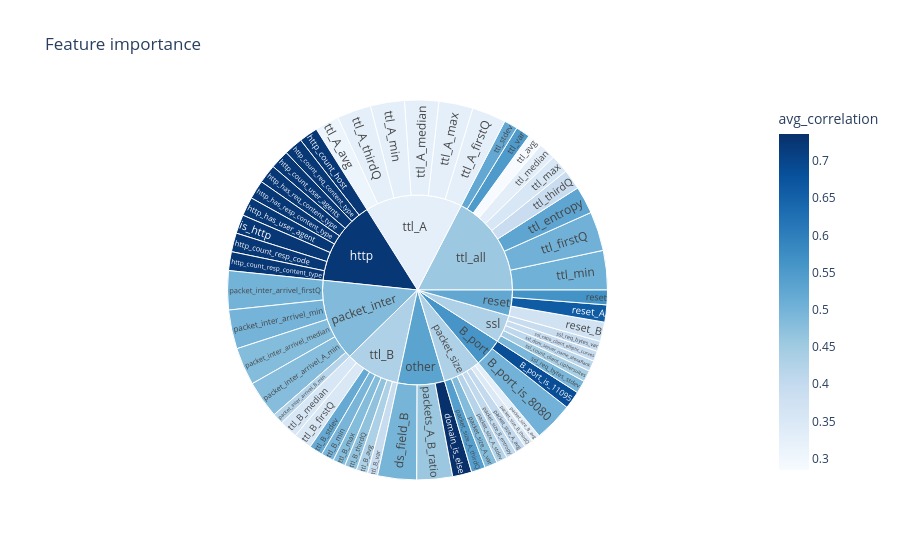

Notebook source saved alongside this figure:
### Code cell
import plotly.express as px
fig_corr = px.sunburst(
    features_mostCorrelated_analysis, 
    path=['group', features_mostCorrelated_analysis.index], 
    values='correlation_sum',
    color='avg_correlation', color_continuous_scale='Blues',
    title='Feature importance'
    )
fig_corr.show()

### Figure 1 — Plotly figure (JSON) as saved in the notebook; plotly's stock layout.template omitted (floating-point values rounded to 4 significant figures)
{"data": [{"branchvalues": "total", "customdata": [[0.6872], [0.5026], [0.7364], [0.4985], [0.7251], [0.7251], [0.7249], [0.7249], [0.7251], [0.7251], [0.7251], [0.7251], [0.7251], [0.4804], [0.4214], [0.5002], [0.4832], [0.4994], [0.4028], [0.4199], [0.5404], [0.4842], [0.3255], [0.405], [0.3492], [0.4578], [0.5655], [0.6609], [0.3724], [0.44], [0.4105], [0.3935], [0.4934], [0.3929], [0.3085], [0.3275], [0.3275], [0.3275], [0.3275], [0.3275], [0.4341], [0.3515], [0.4828], [0.3544], [0.4961], [0.518], [0.4699], [0.3934], [0.2845], [0.5289], [0.5034], [0.3544], [0.3293], [0.5047], [0.5224], [0.3888], [0.5501], [0.5604], [0.725], [0.5316], [0.4863], [0.4294], [0.5245], [0.4294], [0.3252], [0.4303], [0.4565]], "domain": {"x": [0, 1], "y": [0, 1]}, "hovertemplate": "labels=%{label}<br>correlation_sum=%{value}<br>parent=%{parent}<br>id=%{id}<br>avg_correlation=%{color}<extra></extra>", "ids": ["B_port/B_port_is_11095", "B_port/B_port_is_8080", "other/domain_is_else", "other/ds_field_B", "http/http_count_host", "http/http_count_req_content_type", "http/http_count_resp_code", "http/http_count_resp_content_type", "http/http_count_user_agents", "http/http_has_req_content_type", "http/http_has_resp_content_type", "http/http_has_user_agent", "http/is_http", "packet_inter/packet_inter_arrivel_A_min", "packet_inter/packet_inter_arrivel_B_min", "packet_inter/packet_inter_arrivel_firstQ", "packet_inter/packet_inter_arrivel_median", "packet_inter/packet_inter_arrivel_min", "packet_size/packet_size_A_avg", "packet_size/packet_size_A_stdev", "packet_size/packet_size_A_thirdQ", "packet_size/packet_size_A_var", "packet_size/packet_size_B_avg", "packet_size/packet_size_B_entropy", "packet_size/packet_size_B_thirdQ", "other/packets_A_B_ratio", "reset/reset", "reset/reset_A", "reset/reset_B", "ssl/ssl_count_client_ciphersuites", "ssl/ssl_dom_server_name_alexaRank", "ssl/ssl_ratio_client_elliptic_curves", "ssl/ssl_req_bytes_stdev", "ssl/ssl_req_bytes_var", "ttl_A/ttl_A_avg", "ttl_A/ttl_A_firstQ", "ttl_A/ttl_A_max", "ttl_A/ttl_A_median", "ttl_A/ttl_A_min", "ttl_A/ttl_A_thirdQ", "ttl_B/ttl_B_avg", "ttl_B/ttl_B_firstQ", "ttl_B/ttl_B_max", "ttl_B/ttl_B_median", "ttl_B/ttl_B_min", "ttl_B/ttl_B_stdev", "ttl_B/ttl_B_thirdQ", "ttl_B/ttl_B_var", "ttl_all/ttl_avg", "ttl_all/ttl_entropy", "ttl_all/ttl_firstQ", "ttl_all/ttl_max", "ttl_all/ttl_median", "ttl_all/ttl_min", "ttl_all/ttl_stdev", "ttl_all/ttl_thirdQ", "ttl_all/ttl_var", "B_port", "http", "other", "packet_inter", "packet_size", "reset", "ssl", "ttl_A", "ttl_B", "ttl_all"], "labels": ["B_port_is_11095", "B_port_is_8080", "domain_is_else", "ds_field_B", "http_count_host", "http_count_req_content_type", "http_count_resp_code", "http_count_resp_content_type", "http_count_user_agents", "http_has_req_content_type", "http_has_resp_content_type", "http_has_user_agent", "is_http", "packet_inter_arrivel_A_min", "packet_inter_arrivel_B_min", "packet_inter_arrivel_firstQ", "packet_inter_arrivel_median", "packet_inter_arrivel_min", "packet_size_A_avg", "packet_size_A_stdev", "packet_size_A_thirdQ", "packet_size_A_var", "packet_size_B_avg", "packet_size_B_entropy", "packet_size_B_thirdQ", "packets_A_B_ratio", "reset", "reset_A", "reset_B", "ssl_count_client_ciphersuites", "ssl_dom_server_name_alexaRank", "ssl_ratio_client_elliptic_curves", "ssl_req_bytes_stdev", "ssl_req_bytes_var", "ttl_A_avg", "ttl_A_firstQ", "ttl_A_max", "ttl_A_median", "ttl_A_min", "ttl_A_thirdQ", "ttl_B_avg", "ttl_B_firstQ", "ttl_B_max", "ttl_B_median", "ttl_B_min", "ttl_B_stdev", "ttl_B_thirdQ", "ttl_B_var", "ttl_avg", "ttl_entropy", "ttl_firstQ", "ttl_max", "ttl_median", "ttl_min", "ttl_stdev", "ttl_thirdQ", "ttl_var", "B_port", "http", "other", "packet_inter", "packet_size", "reset", "ssl", "ttl_A", "ttl_B", "ttl_all"], "marker": {"coloraxis": "coloraxis", "colors": [0.6872, 0.5026, 0.7364, 0.4985, 0.7251, 0.7251, 0.7249, 0.7249, 0.7251, 0.7251, 0.7251, 0.7251, 0.7251, 0.4804, 0.4214, 0.5002, 0.4832, 0.4994, 0.4028, 0.4199, 0.5404, 0.4842, 0.3255, 0.405, 0.3492, 0.4578, 0.5655, 0.6609, 0.3724, 0.44, 0.4105, 0.3935, 0.4934, 0.3929, 0.3085, 0.3275, 0.3275, 0.3275, 0.3275, 0.3275, 0.4341, 0.3515, 0.4828, 0.3544, 0.4961, 0.518, 0.4699, 0.3934, 0.2845, 0.5289, 0.5034, 0.3544, 0.3293, 0.5047, 0.5224, 0.3888, 0.5501, 0.5604, 0.725, 0.5316, 0.4863, 0.4294, 0.5245, 0.4294, 0.3252, 0.4303, 0.4565]}, "name": "", "parents": ["B_port", "B_port", "other", "other", "http", "http", "http", "http", "http", "http", "http", "http", "http", "packet_inter", "packet_inter", "packet_inter", "packet_inter", "packet_inter", "packet_size", "packet_size", "packet_size", "packet_size", "packet_size", "packet_size", "packet_size", "other", "reset", "reset", "reset", "ssl", "ssl", "ssl", "ssl", "ssl", "ttl_A", "ttl_A", "ttl_A", "ttl_A", "ttl_A", "ttl_A", "ttl_B", "ttl_B", "ttl_B", "ttl_B", "ttl_B", "ttl_B", "ttl_B", "ttl_B", "ttl_all", "ttl_all", "ttl_all", "ttl_all", "ttl_all", "ttl_all", "ttl_all", "ttl_all", "ttl_all", "", "", "", "", "", "", "", "", "", ""], "type": "sunburst", "values": [0.6872, 1.508, 0.7364, 1.495, 0.7251, 0.7251, 0.7249, 0.7249, 0.7251, 0.7251, 0.7251, 0.7251, 0.7251, 1.441, 0.4214, 1.501, 1.45, 1.498, 0.4028, 0.4199, 0.5404, 0.4842, 0.3255, 0.405, 0.3492, 1.373, 0.5655, 0.6609, 0.7449, 0.44, 0.4105, 0.3935, 0.4934, 0.3929, 0.9256, 1.31, 1.31, 1.31, 1.31, 1.31, 0.4341, 0.7029, 0.4828, 0.7087, 0.4961, 0.518, 0.4699, 0.3934, 0.569, 1.058, 1.51, 0.7088, 0.6586, 1.514, 0.5224, 0.7777, 0.5501, 2.195, 6.525, 3.605, 6.311, 2.927, 1.971, 2.13, 7.476, 4.206, 7.869]}], "layout": {"coloraxis": {"colorbar": {"title": {"text": "avg_correlation"}}, "colorscale": [[0, "rgb(247,251,255)"], [0.125, "rgb(222,235,247)"], [0.25, "rgb(198,219,239)"], [0.375, "rgb(158,202,225)"], [0.5, "rgb(107,174,214)"], [0.625, "rgb(66,146,198)"], [0.75, "rgb(33,113,181)"], [0.875, "rgb(8,81,156)"], [1, "rgb(8,48,107)"]]}, "legend": {"tracegroupgap": 0}, "title": {"text": "Feature importance"}}}
